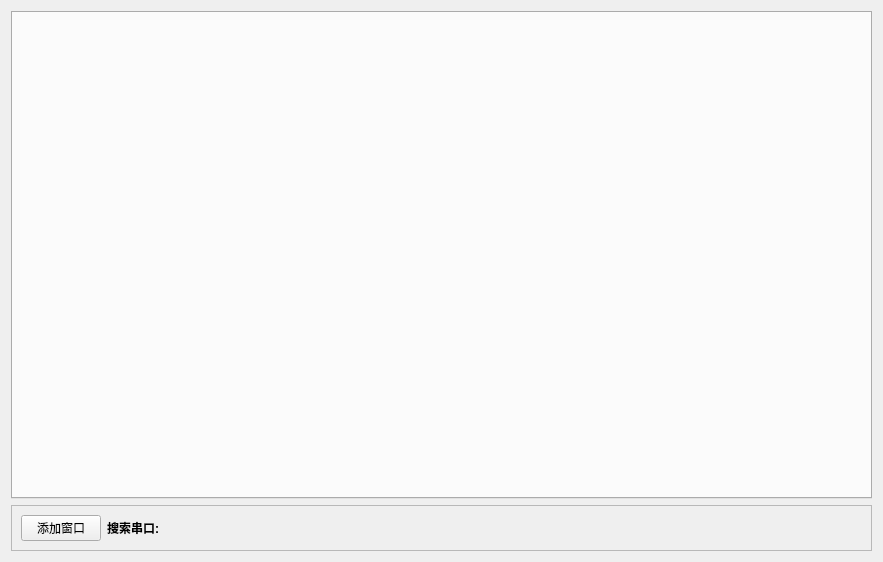
<?xml version="1.0" encoding="UTF-8"?>
<ui version="4.0">
 <class>Form</class>
 <widget class="QWidget" name="Form">
  <property name="geometry">
   <rect>
    <x>0</x>
    <y>0</y>
    <width>883</width>
    <height>562</height>
   </rect>
  </property>
  <property name="windowTitle">
   <string>Form</string>
  </property>
  <layout class="QVBoxLayout" name="verticalLayout">
   <item>
    <widget class="QTabWidget" name="tabWidget">
     <property name="currentIndex">
      <number>-1</number>
     </property>
    </widget>
   </item>
   <item>
    <widget class="QFrame" name="frame">
     <property name="frameShape">
      <enum>QFrame::StyledPanel</enum>
     </property>
     <property name="frameShadow">
      <enum>QFrame::Raised</enum>
     </property>
     <layout class="QHBoxLayout" name="horizontalLayout">
      <item>
       <widget class="QPushButton" name="pushButton">
        <property name="sizePolicy">
         <sizepolicy hsizetype="Fixed" vsizetype="Fixed">
          <horstretch>0</horstretch>
          <verstretch>0</verstretch>
         </sizepolicy>
        </property>
        <property name="text">
         <string>添加窗口</string>
        </property>
       </widget>
      </item>
      <item>
       <widget class="QLabel" name="label_2">
        <property name="sizePolicy">
         <sizepolicy hsizetype="Fixed" vsizetype="Preferred">
          <horstretch>0</horstretch>
          <verstretch>0</verstretch>
         </sizepolicy>
        </property>
        <property name="font">
         <font>
          <weight>75</weight>
          <bold>true</bold>
         </font>
        </property>
        <property name="text">
         <string>搜索串口:</string>
        </property>
       </widget>
      </item>
      <item>
       <widget class="QLabel" name="lbSearchResult">
        <property name="text">
         <string/>
        </property>
       </widget>
      </item>
     </layout>
    </widget>
   </item>
  </layout>
 </widget>
 <resources/>
 <connections/>
</ui>
